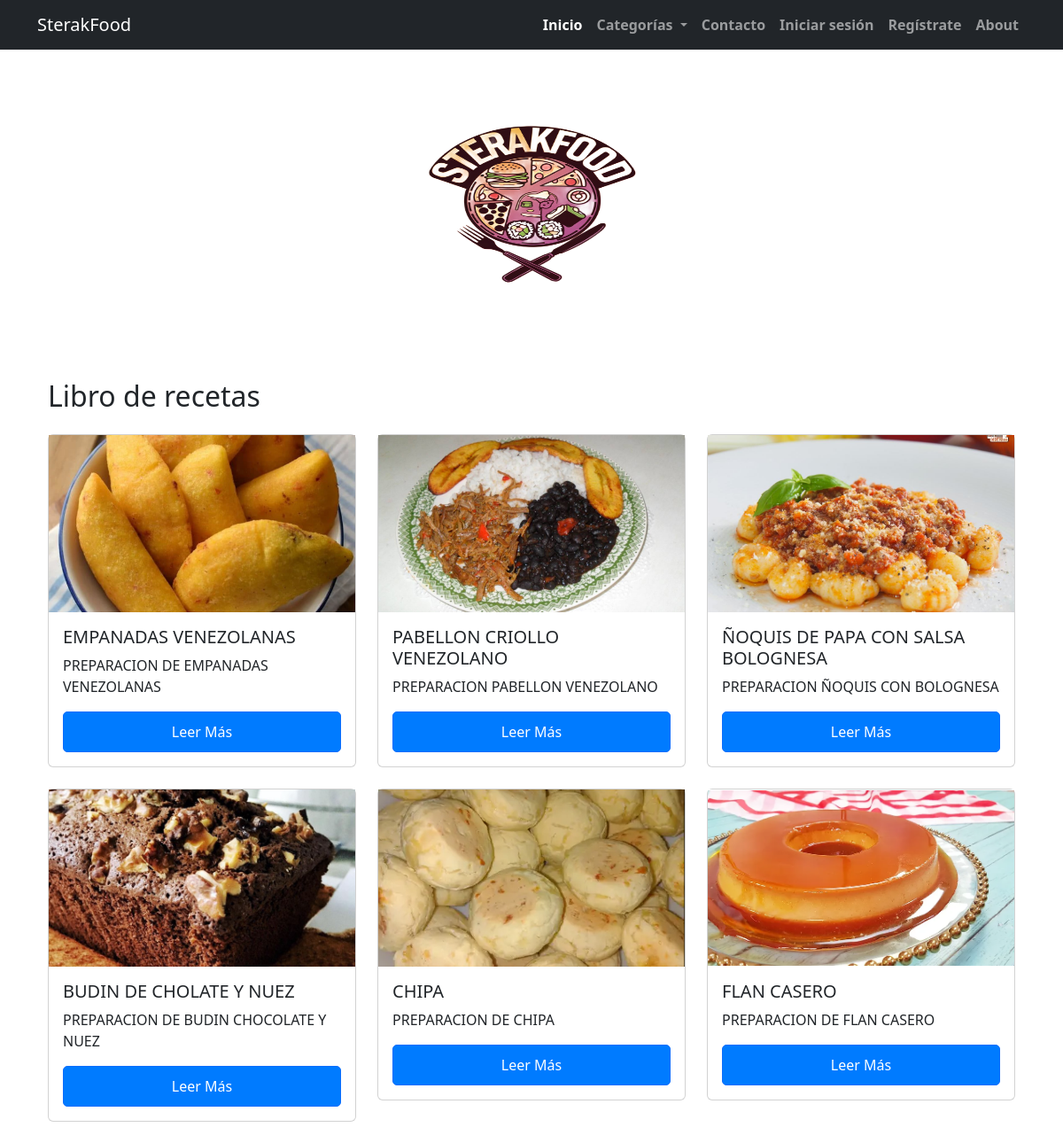
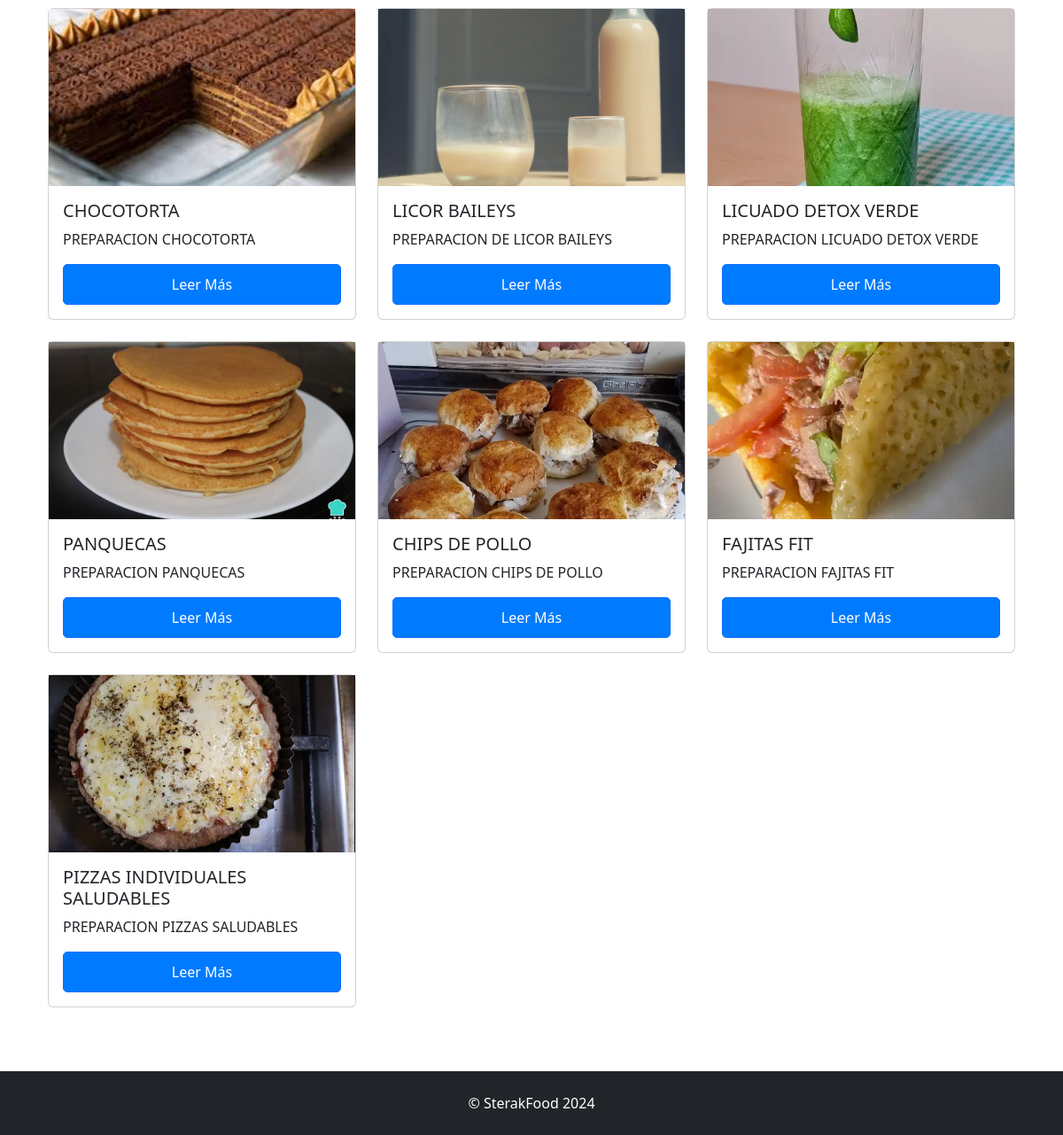
Screenshot of /blog/ with the database file from the repository (2 pictures, top to bottom).
### blog/models.py (models this page shows)
class Post(models.Model):
    titulo = models.CharField(max_length=200)
    subtitulo = models.CharField(max_length=200)
    descripcion = models.TextField()
    imagen = models.ImageField(upload_to='images/', blank=True, null=True)
    categoria = models.ForeignKey(Categoria, on_delete=models.CASCADE)
    autor = models.ForeignKey(User, on_delete=models.CASCADE)
    fecha_publicacion = models.DateTimeField(auto_now_add=True)

### blog/views.py (the view)
# urls.py: path('', views.post_list, name='post_list'),
def post_list(request):
    posts = Post.objects.all()
    categorias = Categoria.objects.all()  # Obteniendo todas las categorías
    return render(request, 'blog/post_list.html', {'posts': posts, 'categorias': categorias})

### blog/views.py (called while the page is built)
def categorias_context(request):
    categorias = Categoria.objects.all()
    return {'categorias': categorias}

### blog/templates/blog/post_list.html
{% extends 'blog/base.html' %}
{% load static %}
{% block content %}
<div class="container mt-5">
    <h2 class="mb-4">Libro de recetas</h2>
    <div class="row">
        {% for post in posts %}
            <div class="col-md-4 mb-4">
                <div class="card">
                    {% if post.imagen %}
                        <img src="{{ post.imagen.url }}" class="card-img-top img-fluid" alt="{{ post.titulo }}">
                    {% else %}
                        <img src="{% static 'images/placeholder.png' %}" class="card-img-top img-fluid" alt="Imagen no disponible">
                    {% endif %}
                    <div class="card-body">
                        <h5 class="card-title">{{ post.titulo }}</h5>
                        <p class="card-text">{{ post.subtitulo }}</p>
                        <a href="{% url 'post_detail' post.pk %}" class="btn btn-primary">Leer Más</a>
                    </div>
                </div>
            </div>
        {% endfor %}
    </div>
</div>
{% endblock %}

### rows the page displays
Post: imagen (picture), titulo "EMPANADAS VENEZOLANAS", subtitulo "PREPARACION DE EMPANADAS VENEZOLANAS"
Post: imagen (picture), titulo "PABELLON CRIOLLO VENEZOLANO", subtitulo "PREPARACION PABELLON VENEZOLANO"
Post: imagen (picture), titulo "ÑOQUIS DE PAPA CON SALSA BOLOGNESA", subtitulo "PREPARACION ÑOQUIS CON BOLOGNESA"
Post: imagen (picture), titulo "BUDIN DE CHOLATE Y NUEZ", subtitulo "PREPARACION DE BUDIN CHOCOLATE Y NUEZ"
Post: imagen (picture), titulo "CHIPA", subtitulo "PREPARACION DE CHIPA"
Post: imagen (picture), titulo "FLAN CASERO", subtitulo "PREPARACION DE FLAN CASERO"
Post: imagen (picture), titulo "CHOCOTORTA", subtitulo "PREPARACION CHOCOTORTA"
Post: imagen (picture), titulo "LICOR BAILEYS", subtitulo "PREPARACION DE LICOR BAILEYS"
Post: imagen (picture), titulo "LICUADO DETOX VERDE", subtitulo "PREPARACION LICUADO DETOX VERDE"
Post: imagen (picture), titulo "PANQUECAS", subtitulo "PREPARACION PANQUECAS"
Post: imagen (picture), titulo "CHIPS DE POLLO", subtitulo "PREPARACION CHIPS DE POLLO"
Post: imagen (picture), titulo "FAJITAS FIT", subtitulo "PREPARACION FAJITAS FIT"
Post: imagen (picture), titulo "PIZZAS INDIVIDUALES SALUDABLES", subtitulo "PREPARACION PIZZAS SALUDABLES"
